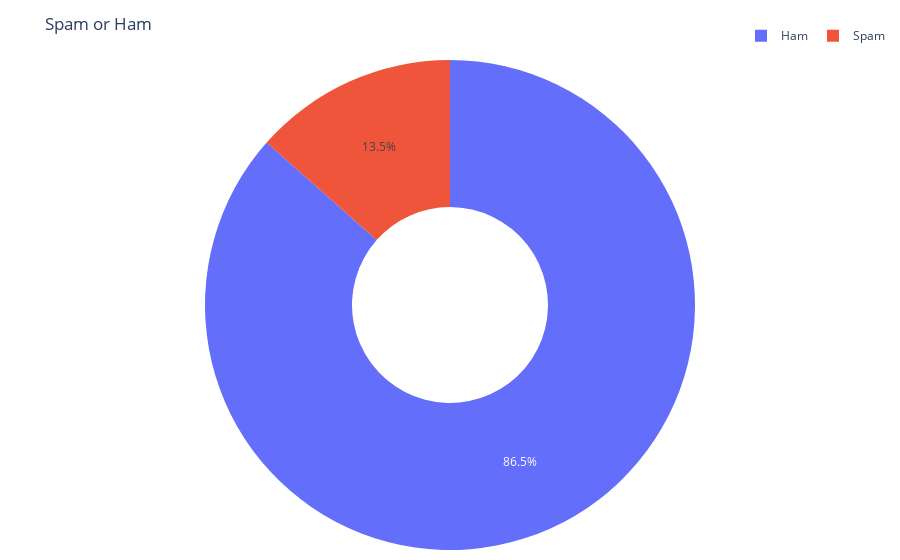

The code cell stored with this chart in its notebook:
### Markdown cell above
# <span style="color:Blue"> Visualizing Spam or Ham </span>

### Code cell
# we visualize the Count of the class of the message if its Spam or Ham
# Set the figure size
# Define the labels and counts
# Get the counts of each class

# Get the counts of each class and their names
class_dis = data['SpamOrHam'].value_counts()
class_names = class_dis.index

label_mapping = {0: "Ham", 1: "Spam"}
class_labels = class_dis.index.map(label_mapping)

# Create the Pie Chart
fig = px.pie(names=class_labels,
             values=class_dis,
             color=class_labels,
             hole=0.4,
             labels={'values': 'Count', 'names': 'Class'},
             title='Spam or Ham')

# Customize the layout
fig.update_layout(
    margin=dict(l=10, r=10, t=60, b=10),
    legend=dict(orientation="h", yanchor="bottom", y=1.02, xanchor="right", x=1),
)

# Show the plot
fig.show()

### Figure 1 — Plotly figure (JSON) as saved in the notebook; plotly's stock layout.template omitted (floating-point values rounded to 4 significant figures)
{"data": [{"customdata": [["Ham"], ["Spam"]], "domain": {"x": [0, 1], "y": [0, 1]}, "hole": 0.4, "hovertemplate": "Class=%{label}<br>Count=%{value}<br>color=%{customdata[0]}<extra></extra>", "labels": ["Ham", "Spam"], "legendgroup": "", "marker": {"colors": ["#636efa", "#EF553B"]}, "name": "", "showlegend": true, "type": "pie", "values": [4803, 747]}], "layout": {"legend": {"orientation": "h", "tracegroupgap": 0, "x": 1, "xanchor": "right", "y": 1.02, "yanchor": "bottom"}, "margin": {"b": 10, "l": 10, "r": 10, "t": 60}, "title": {"text": "Spam or Ham"}}}
